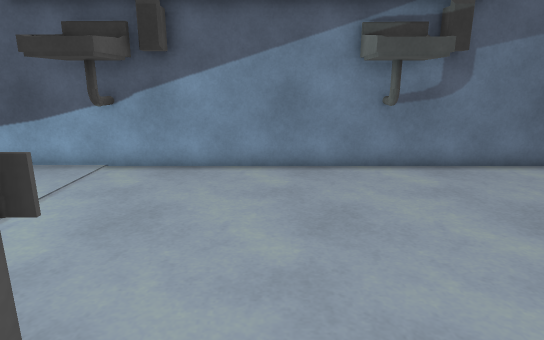
[1] (above)

15 first-person views from a walk through a Unity game level. The camera is 1.3 m above the floor, tilts 14° down and sees 75° across. Doors are open. The floor is counted in squares, 0.5 m on a side. Each view is taken from the middle of a square. On the plan, view 1 faces up. The plan holds only what a view shows up to about 20 squares ahead; the rest is blank. The place goes on beyond the plan. The player is left out.

[2]
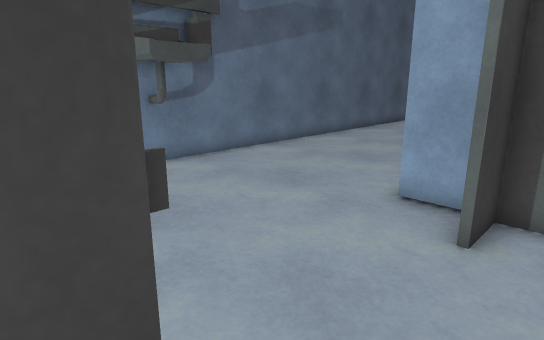

[3]
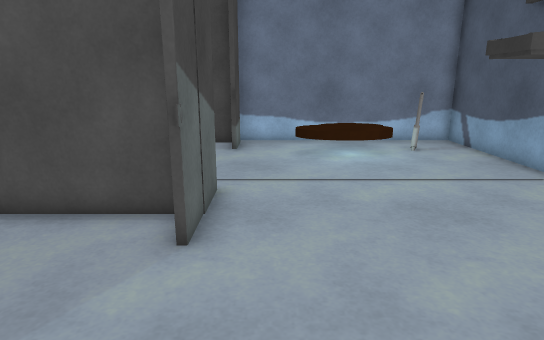

[4]
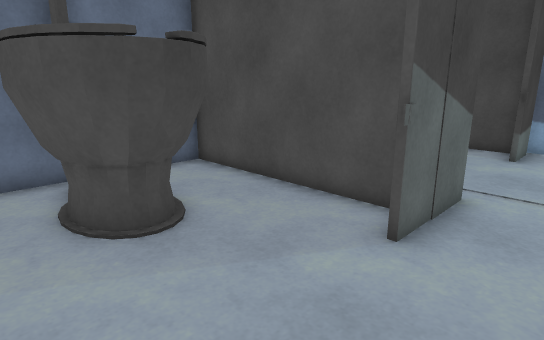

[5]
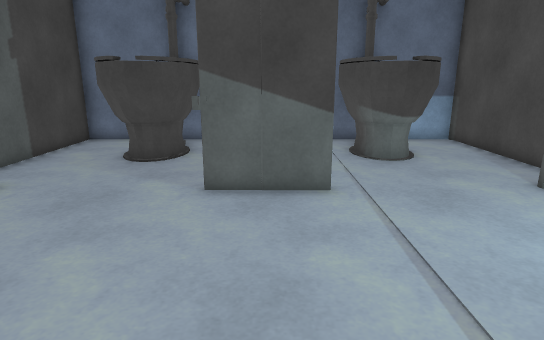

[6]
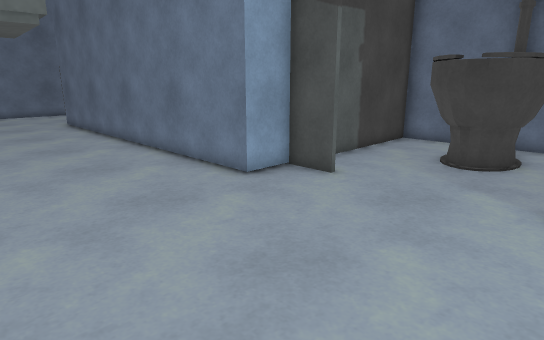

[7]
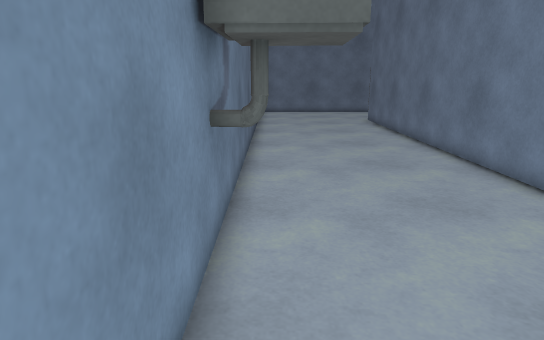

[8]
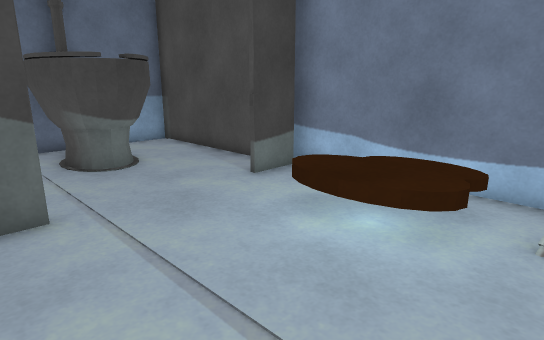

[9]
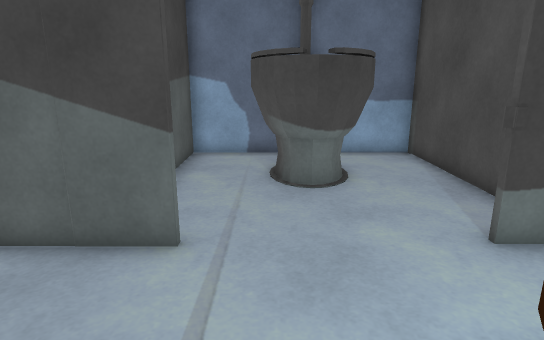

[10]
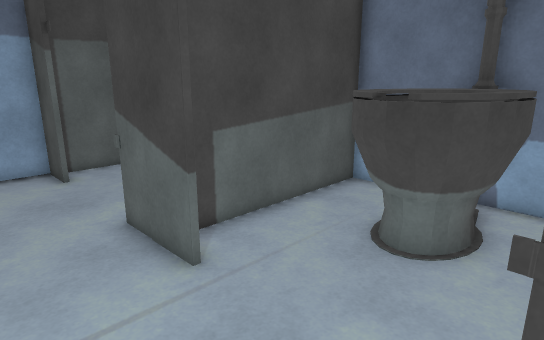

[11]
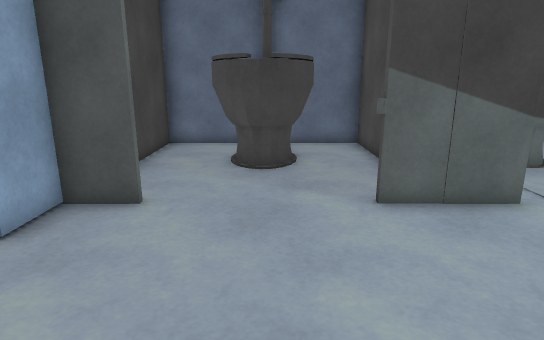

[12]
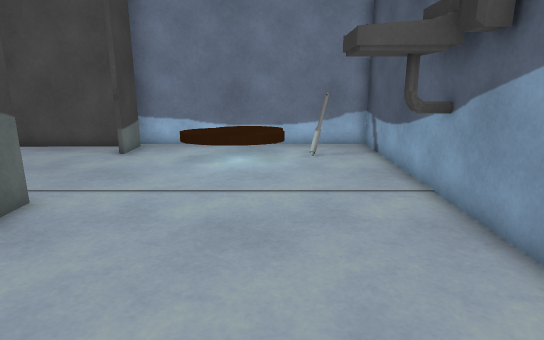

[13]
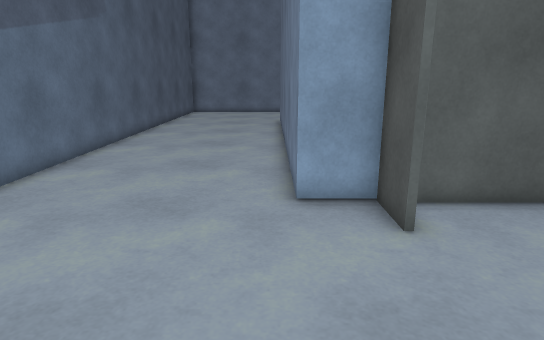

[14]
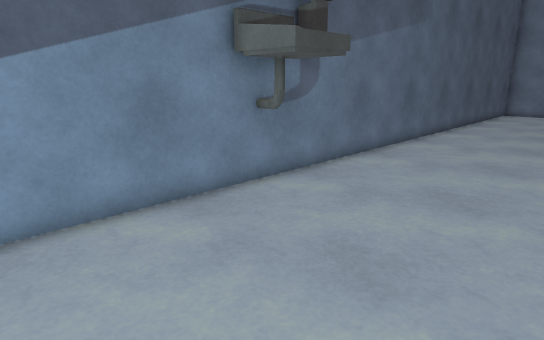

[15]
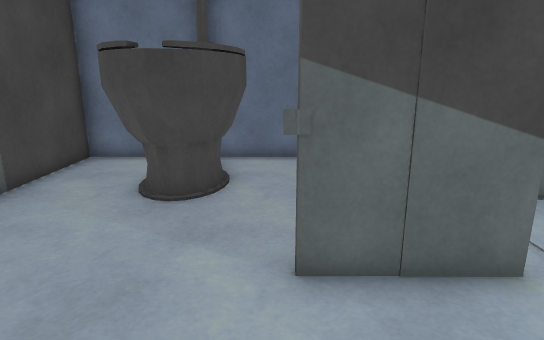

### Floor plan
Key: @ floor where view 1 was taken; # wall or solid block; . main floor; : floor 0.25 m higher than the main floor; + floor 0.5 m higher than the main floor; / step, stairs or slope; D open door; O other object.
Columns run from 12 left of view 1 to 18 right of it. Each row starts with its distance up from view 1.
 11 ###############################
 10 #.....OOO......OO..............
  9 #OO...OOO......OO..............
  8 #..............................
  7 #./+/..........................
  6 #/++/..........................
  5 #./+/..........................
  4 #../...........................
  3 #.................#############
  2 ###DDDDD###DDDDD###
  1 ###.....###.....###
  0  #.......#..@.... #
 -1  #..OOO..#..OOO.. #
 -2  #.OOOO..#..OOOO. #
 -3  #.OO:OO.#..O OO.##
 -4  #.OOOO..#..O O .##
 -5  #..OOO..#..   ..##
 -6  ###OO#######OO####

Positions as (right, up) in squares from view 1, and headings:
1: (0, 0), facing up
2: (-2, 0), facing up-right
3: (4, 3), facing left
4: (4, 4), facing down-left
5: (-3, 10), facing down
6: (-2, 10), facing down-right
7: (-2, 10), facing right
8: (-3, 9), facing down-left
9: (-6, 7), facing down
10: (-10, 5), facing down-right
11: (1, 9), facing down
12: (3, 7), facing left
13: (-2, 4), facing right
14: (-3, 4), facing up-right
15: (-1, 6), facing down
